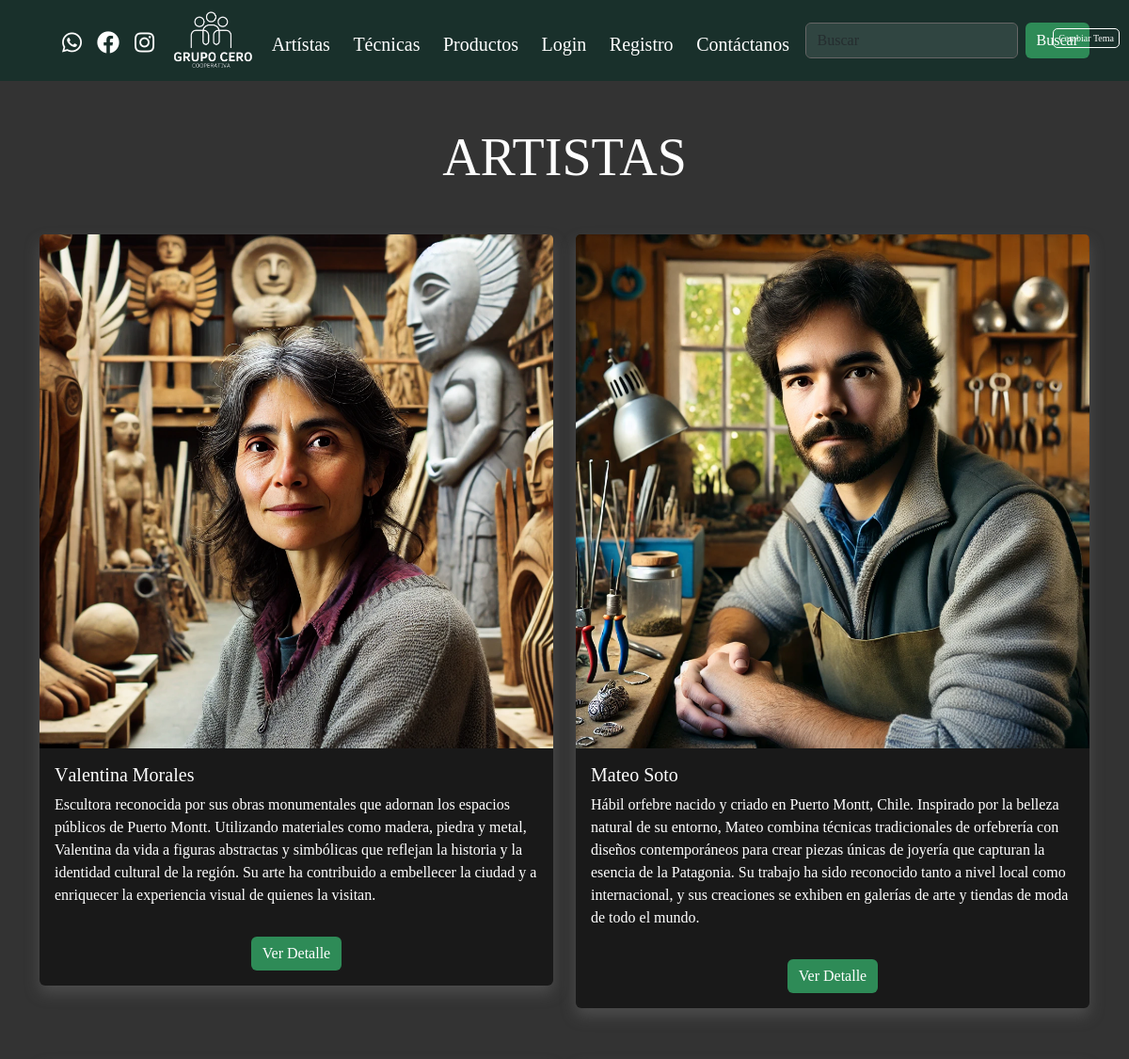
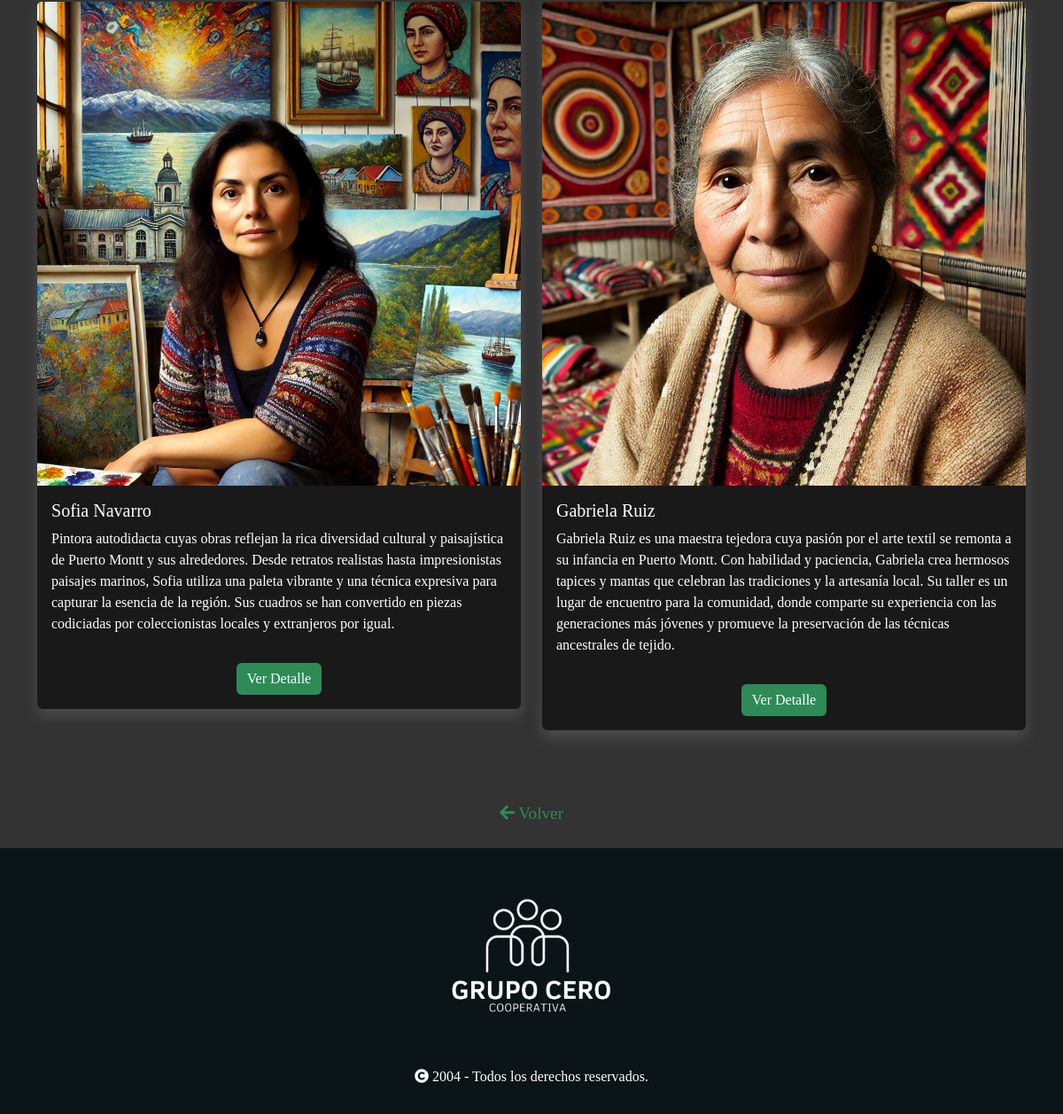
Page /artistas/ on the committed database (2 pictures, top to bottom).
### storegrupozero/models.py (models this page shows, shortened)
class Artist(models.Model):
    name = models.CharField(max_length=100)
    bio = models.TextField()
    image = models.ImageField(upload_to='artists/')
    created_at = models.DateTimeField(auto_now_add=True)
    updated_at = models.DateTimeField(auto_now=True)

### storegrupozero/views.py (the view)
# urls.py: path('artistas/', views.artistas, name='artistas'),
def artistas(request):
    artists = Artist.objects.all()
    return render(request, 'artistas.html', {'artists': artists})

### storegrupozero/templates/artistas.html (shortened to what this page needs)
{% extends "base.html" %}
{% load static %}
{% block content %}
    <h2 class="titulo-seccion text-center mb-5">ARTISTAS</h2>
    <div class="container">
        <div class="row">
            {% for artist in artists %}
            <div class="col-md-6 mb-4">
                <div class="card">
                    <img src="{{ artist.image.url }}" class="card-img-top" alt="{{ artist.name }}">
                    <div class="card-body">
                        <h5 class="card-title typing-animation">{{ artist.name }}</h5>
                        <p class="card-text">{{ artist.bio }}</p>
                        <button type="button" class="btn btn-primary" data-bs-toggle="modal" data-bs-target="#modal{{ forloop.counter }}">Ver Detalle</button>
                    </div>
                </div>
            </div>
            {% endfor %}
        </div>
    </div>
    <div class="container text-center my-4">
        <a href="{% url 'index' %}" class="link-volver">
            <i class="fas fa-arrow-left"></i> Volver
        </a>
    </div>
{% endblock %}

### storegrupozero/static/css/styles.css (style rules this page uses)
:root { --color1: #ff6f8d; --color2: #554f1f; --color3: #19302b; --color4: #0b1416; --color5: #fefefe; --bg-light: #ffffff; --text-light: #000000; --bg-dark: #333333; --text-dark: #ffffff; --nav-bg-dark: #222222; --input-bg-dark: #555555; --input-border-dark: #666666; --btn-green: seagreen; --btn-green-dark: #2d7042; --semi-transparent-black: rgba(0, 0, 0, 0.6); --carousel-arrow-color: #cccccc; }
:root { --color1: #ff6f8d; --color2: #554f1f; --color3: #19302b; --color4: #0b1416; --color5: #fefefe; --btn-green: seagreen; --btn-green-dark: #2d7042; --semi-transparent-black: rgba(0, 0, 0, 0.6); --carousel-arrow-color: #cccccc; }
body { font-family: "Playfair Display", serif; transition: background-color 0.3s, color 0.3s; }
body { background-image: url('../img/fondo-negro-2.jpg'); background-color: #333333; color: #ffffff; }
.card { background-color: rgba(0, 0, 0, 0.5); color: #ffffff; }
.titulo-seccion { font-size: 3rem; font-family: "Playfair Display", serif; margin: 3rem 0; color: var(--color5); text-align: center; }
.link-volver { color: whitesmoke; text-decoration: none; font-size: 1.2rem; font-family: "Playfair Display", serif; transition: color 0.3s; }
.card { margin-bottom: 2rem; background-color: rgba(0, 0, 0, 0.5); color: var(--text-dark); box-shadow: 0 8px 16px 0 rgba(118, 117, 117, 0.4); border: none; }
.card img { width: 100%; height: auto; object-fit: cover; }
.card-body { display: flex; flex-direction: column; justify-content: space-between; height: 100%; }
.card .btn { background-color: var(--btn-green); color: var(--text-dark); margin-top: 1rem; align-self: center; border: none; transition: background-color 0.3s; }
.titulo-seccion { font-size: 3.5rem; font-family: "Playfair Display", serif; margin: 3rem 0; color: var(--color5); text-align: center; }
.link-volver { color: var(--btn-green); text-decoration: none; margin: 0 10px; }

### rows in the picture
Artist: image (picture), bio "Escultora reconocida por sus obras monumentales que adornan los espacios públicos de Puerto Montt. Utilizando materiales como madera, piedra y metal, Valentina da vida a figuras abstractas y simbólicas que reflejan la historia y la identidad cultural de la región. Su arte ha contribuido a embellecer la ciudad y a enriquecer la experiencia visual de quienes la visitan."
Artist: image (picture), bio "Hábil orfebre nacido y criado en Puerto Montt, Chile. Inspirado por la belleza natural de su entorno, Mateo combina técnicas tradicionales de orfebrería con diseños contemporáneos para crear piezas únicas de joyería que capturan la esencia de la Patagonia. Su trabajo ha sido reconocido tanto a nivel local como internacional, y sus creaciones se exhiben en galerías de arte y tiendas de moda de todo el mundo."
Artist: image (picture), bio "Pintora autodidacta cuyas obras reflejan la rica diversidad cultural y paisajística de Puerto Montt y sus alrededores. Desde retratos realistas hasta impresionistas paisajes marinos, Sofia utiliza una paleta vibrante y una técnica expresiva para capturar la esencia de la región. Sus cuadros se han convertido en piezas codiciadas por coleccionistas locales y extranjeros por igual."
Artist: image (picture), bio "Gabriela Ruiz es una maestra tejedora cuya pasión por el arte textil se remonta a su infancia en Puerto Montt. Con habilidad y paciencia, Gabriela crea hermosos tapices y mantas que celebran las tradiciones y la artesanía local. Su taller es un lugar de encuentro para la comunidad, donde comparte su experiencia con las generaciones más jóvenes y promueve la preservación de las técnicas ancestrales de tejido."
